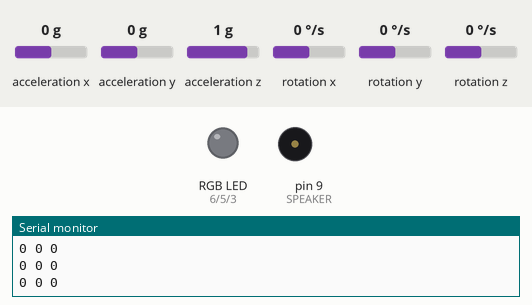
Recording of a sketch running on a simulated Arduino Uno, built with avr-gcc and run on an emulated ATmega328P. On the bench: an RGB LED mixed from three pins (HIGH = lit), buzzer (waves = sounding), the last lines printed to the serial monitor. Inputs (shaded band) come from the test bench; at power-on: acceleration x 0 g, acceleration y 0 g, acceleration z 1 g, rotation x 0 °/s, rotation y 0 °/s, rotation z 0 °/s. Dim RGB values are drawn brighter than linear.

Above: at 1.3 s.
1.4 s: acceleration x set to 0.2 g
2.9 s: acceleration x set to 0.5 g
At 3.9 s:
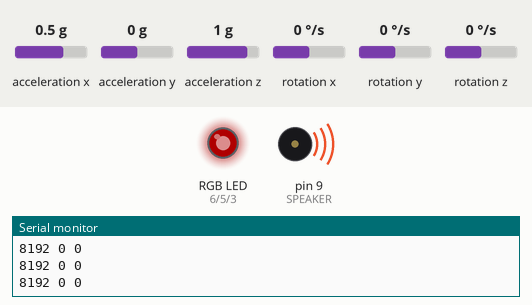
4.4 s: acceleration y set to 0.2 g
7.4 s: acceleration y set to 0.5 g
At 8.6 s:
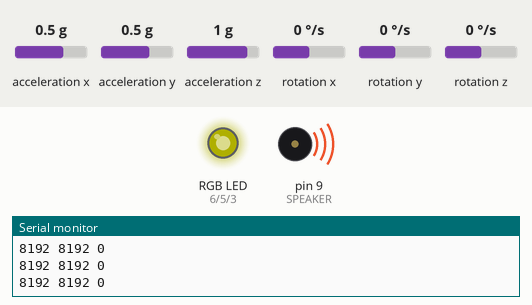
8.9 s: acceleration z set to -1.4 g
At 9.9 s:
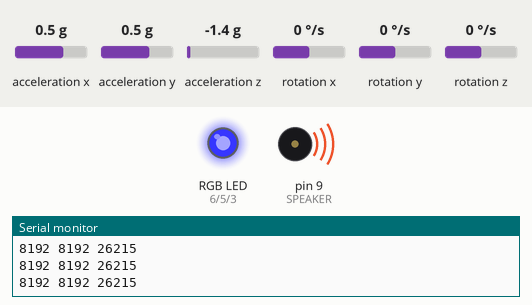
10.4 s: acceleration z set to -0.4 g
At 11.4 s:
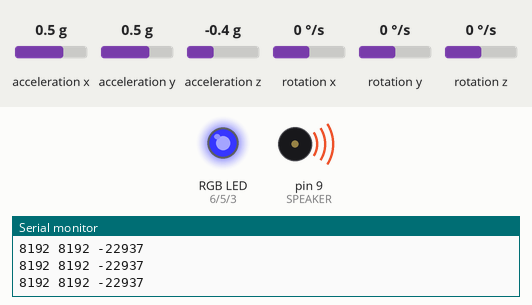
13.4 s: acceleration z set to -0.1 g
At 14.5 s:
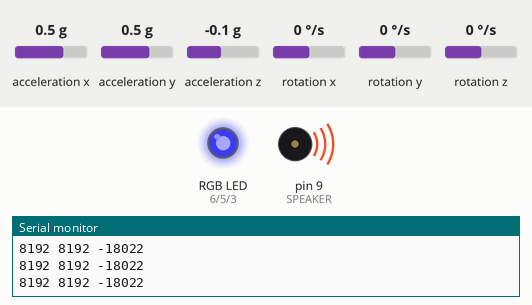
Timing chart, 0 to 15.9 s (numbered marks = the images above; inputs shaded):
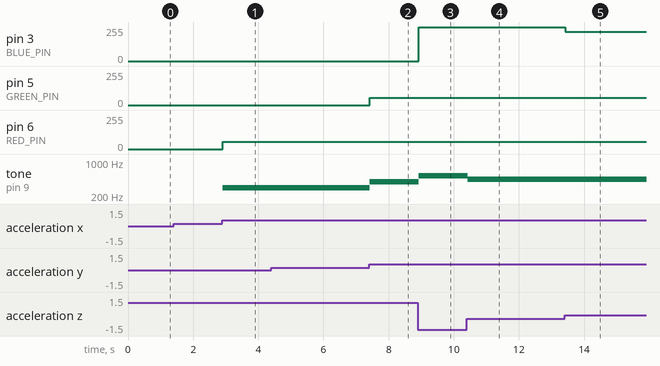

The sketch:

instrument.ino
```cpp
#include <MPU6050.h>
#include <Wire.h>

// Accel vars
MPU6050 accel;
int16_t ax, ay, az; // Accel values
int16_t gx, gy, gz; // Gyro values

// LED pins
const int RED_PIN = 6;
const int GREEN_PIN = 5;
const int BLUE_PIN = 3;

const int SPEAKER = 9; // Speaker pin

const int ACCEL_THRESHOLD = 5000;

// Pentatone scale C D E G A
#define NOTE_C  262 // Hz
#define NOTE_D  294 // Hz
#define NOTE_E  330 // Hz
#define NOTE_G  392 // Hz
#define NOTE_A  440 // Hz
#define NOTE_C2 523 // Hz

void setup()
{
    Wire.begin();
    Serial.begin(9600);
    accel.initialize();
    accel.setFullScaleAccelRange(MPU6050_ACCEL_FS_2);

    pinMode(RED_PIN, OUTPUT);
    pinMode(GREEN_PIN, OUTPUT);
    pinMode(BLUE_PIN, OUTPUT);

    delay(100);
}

void loop()
{
    accel.getAcceleration(&ax, &ay, &az);

    // Remove 1 G from Z (Earth acceleration)
    az = az - 16384;

    Serial.print(ax);
    Serial.print(" ");
    Serial.print(ay);
    Serial.print(" ");
    Serial.println(az);

    // Play note if threshold is passed (for 100 ms)
    if (ax < -ACCEL_THRESHOLD) tone(SPEAKER, NOTE_C, 100);
    if (ax > ACCEL_THRESHOLD) tone(SPEAKER, NOTE_D, 100);
    if (ay < -ACCEL_THRESHOLD) tone(SPEAKER, NOTE_E, 100);
    if (ay > ACCEL_THRESHOLD) tone(SPEAKER, NOTE_G, 100);
    if (az < -ACCEL_THRESHOLD) tone(SPEAKER, NOTE_A, 100);
    if (az > ACCEL_THRESHOLD) tone(SPEAKER, NOTE_C2, 100);

    // Turn LED on proportional to acceleration
    analogWrite(RED_PIN, constrain(map(abs(ax), ACCEL_THRESHOLD, 20000, 0, 255), 0, 255));
    analogWrite(GREEN_PIN, constrain(map(abs(ay), ACCEL_THRESHOLD, 20000, 0, 255), 0, 255));
    analogWrite(BLUE_PIN, constrain(map(abs(az), ACCEL_THRESHOLD, 20000, 0, 255), 0, 255));
}
```

Measured:
- the behaviour switches between 0.3 and 0.4 g on acceleration x (found by bisection; images 0 and 1)
- the behaviour switches between 0.3 and 0.4 g on acceleration y (found by bisection; images 1 and 2)
- after the input at 2.9 s, pin 6 (RED_PIN): 0/255 → 54/255 at once; tone on pin 9 (SPEAKER): silent → 294 Hz at once
- after the input at 7.4 s, pin 5 (GREEN_PIN): 0/255 → 54/255 at once; tone on pin 9 (SPEAKER): 294 Hz → 392 Hz at once
- after the input at 8.9 s, pin 3 (BLUE_PIN): 0/255 → 255/255 at once; tone on pin 9 (SPEAKER): 392 Hz → 523 Hz at once
- after the input at 10.4 s, tone on pin 9 (SPEAKER): 523 Hz → 440 Hz at once
- after the input at 13.4 s, pin 3 (BLUE_PIN): 255/255 → 221/255 at once
